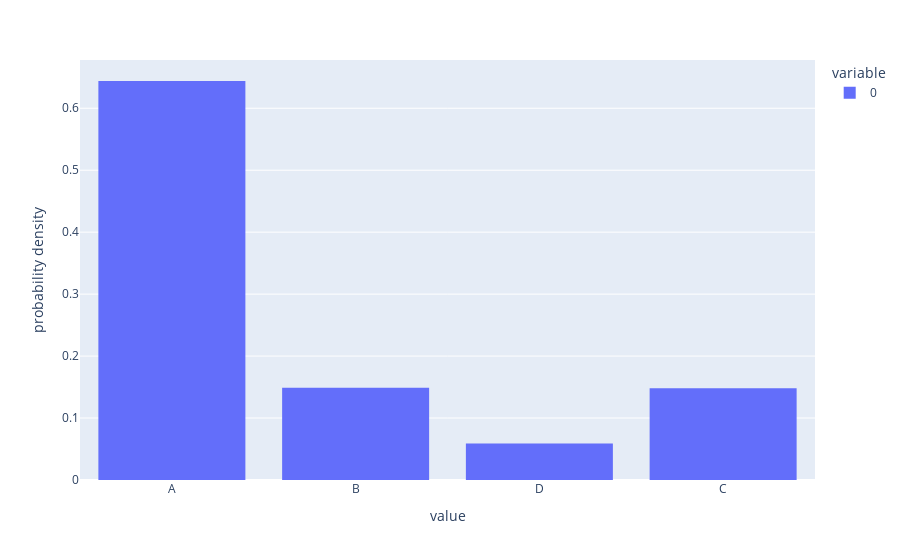

The notebook cell saved with this chart:
### Code cell
def get_a_random_distribution(n : int):
    """genere une distribution de probabilité a support fini."""
    substrat=[]
    for k in range(n):
        if (k==n-1) and (substrat!=[]):
            substrat.append(1-sum(substrat))
        else:
            substrat.append(np.random.uniform(0,1-sum(substrat)))
    return substrat
class Chaine_Markovienne():
    def __init__(self, states : tuple, mu_zero : (float), transitions : [[float]]):
        """Chaine_Markovienne modélise une chaine de markov a support fini.
        States est un tuple contenant tous les etats de la chaine.
        mu_zero (un tuple) est la distribution a support fini de la loi de X0.
        transitions la matrice de transition."""
        assert len(states) !=0, "Chaine sans états"
        self.states = states
        self.mu_zero = walkerTable(distribution=mu_zero,distribution_values=self.states)
        self.state = self.mu_zero.run()
        self.round = 0
        self.transitions = transitions
        self.transitions_walker_table = [walkerTable(distribution=line,distribution_values=self.states) for line in self.transitions]
        pass
    def run(self, rounds : int):
        """Simule la trajectoire d'une chaine de markov avec un temps d'arret T = rounds"""
        for i in range(rounds):
            self.state = self.transitions_walker_table[self.states.index(self.state)].run()
            self.round = self.round + 1
        return self.state
    def __repr__(self):
        txt = "\n"
        for k in self.transitions:
            txt = txt + "||"
            for i in range(len(k)):
                txt = txt + " " + str(k[i] + 0.0000000001)[:4] + " |"
            txt = txt + "|\n"
        return "current state : " + str(self.state) + txt
    def __str__(self):
        txt = "\n"
        for k in self.transitions:
            txt = txt + "||"
            for i in range(len(k)):
                txt = txt + " " + str(k[i] + 0.0000000001)[:4] + " |"
            txt = txt + "|\n"
        return "current state : " + str(self.state) + txt
    def reinit(self):
        self.state = self.mu_zero.run()
        self.round = 0
        pass
    def empiricLikelihood(self, n=1000):
        """Affiche l'histogramme de notre distribution pour n simmulation"""
        assert n != 0, "distribution non spécifiée"
        fig = px.histogram([self.run(rounds=1000) for k in range(n)], histnorm='probability density')
        fig.show()
test1 = Chaine_Markovienne(states=("A","B","C","D"),
                         mu_zero=get_a_random_distribution(4),
                         transitions=[get_a_random_distribution(4) for i in range(4)])
print(test1)
test1.empiricLikelihood()

### Figure 1 — Plotly figure (JSON) as saved in the notebook; plotly's stock layout.template omitted (floating-point values rounded to 4 significant figures; data arrays with more than 128 entries replaced by an {"elided": "..."} marker saying what was removed)
{"data": [{"bingroup": "x", "histnorm": "probability density", "hovertemplate": "variable=0<br>value=%{x}<br>probability density=%{y}<extra></extra>", "legendgroup": "0", "marker": {"color": "#636efa", "pattern": {"shape": ""}}, "name": "0", "orientation": "v", "showlegend": true, "type": "histogram", "x": {"elided": "1000 str values"}, "xaxis": "x", "yaxis": "y"}], "layout": {"barmode": "relative", "legend": {"title": {"text": "variable"}, "tracegroupgap": 0}, "margin": {"t": 60}, "xaxis": {"anchor": "y", "domain": [0, 1], "title": {"text": "value"}}, "yaxis": {"anchor": "x", "domain": [0, 1], "title": {"text": "probability density"}}}}
